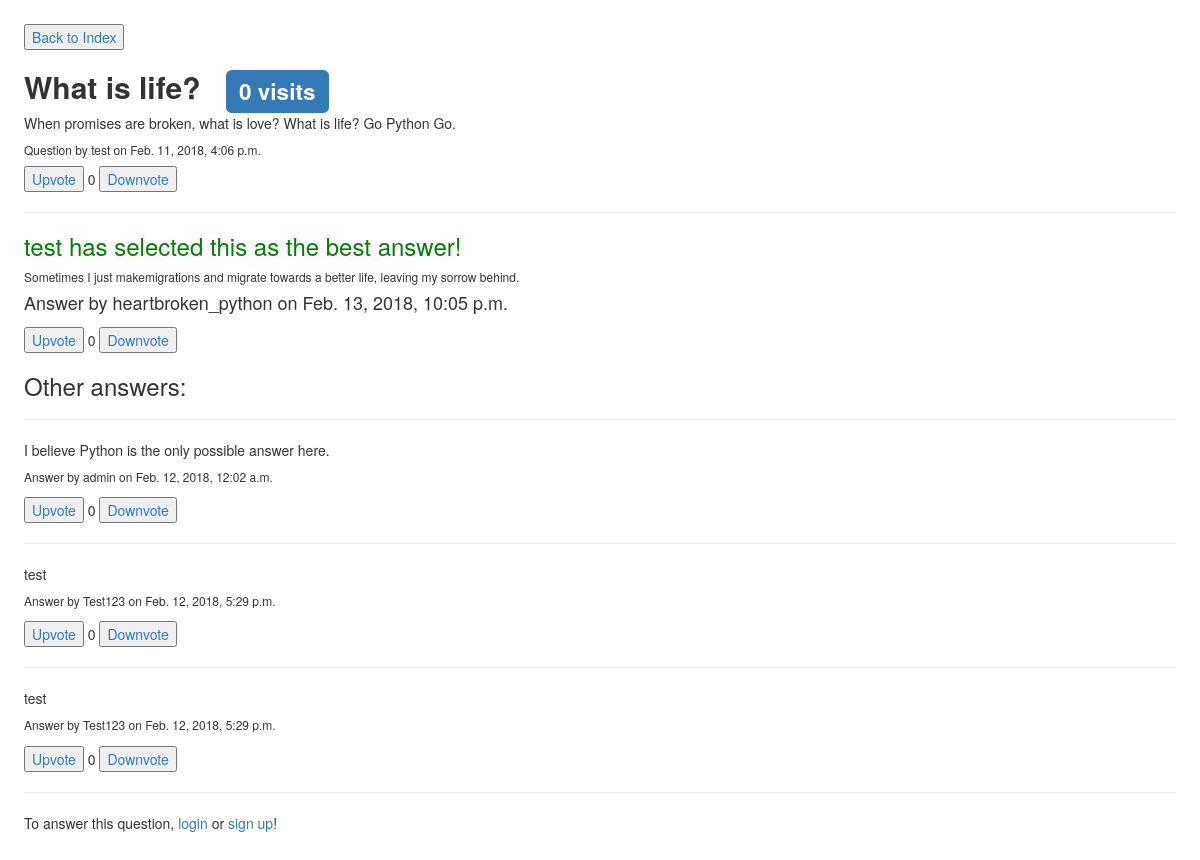
Before: /questions/1/ with the older database file.
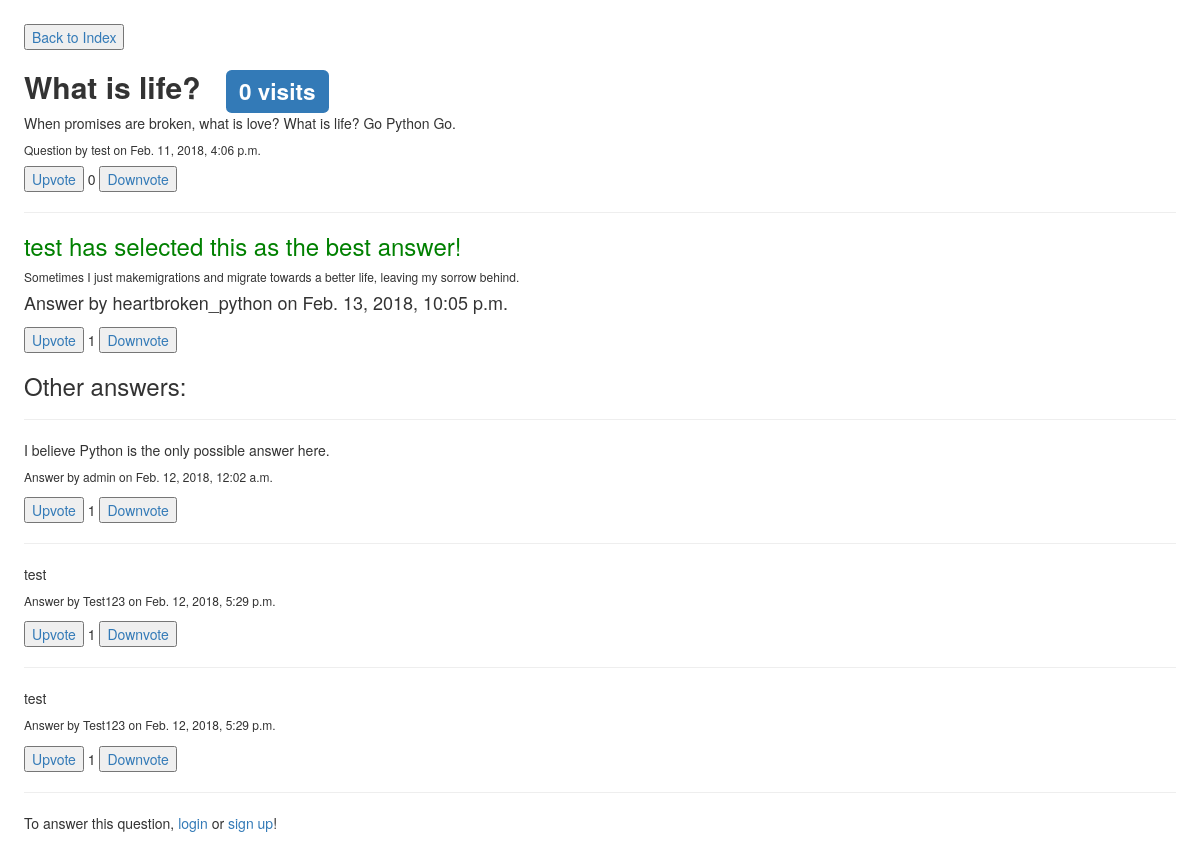
After: the same page with the newer database file.
### qa_web/models.py (models this page shows)
class Post(models.Model):
    content = models.TextField(null=True)
    owner = models.ForeignKey(settings.AUTH_USER_MODEL, null= True, on_delete=models.SET_NULL)
    creation_date = models.DateTimeField(auto_now_add=True)
    upvotes = models.IntegerField(default=0)
    downvotes = models.IntegerField(default=0)
    class Meta:
        abstract = True
    @property
    def score(self):
        return self.upvotes - self.downvotes

class Answers(Post):
    question = models.ForeignKey(Questions, null=True, on_delete=models.CASCADE)
    correct_answer = models.BooleanField(default = False)
    voters = models.ManyToManyField(settings.AUTH_USER_MODEL, related_name='a_voters', through='Vote')

class User(AbstractUser):
    age = models.IntegerField(null =True)
    birthday = models.DateField(null = True)
    motherland=models.TextField(max_length=100, null =True)
    school = models.TextField(max_length=100, null =True)
    major = models.CharField(max_length=50, null =True)
    city = models.TextField(max_length=100, null=True)
    """
      The below code has a purpose that a user profile will be created when
      a user is created

     """

### qa_web/views.py (the view)
# urls.py: path('questions/<int:id_>/', views.answers, name='answers'),
def answers(request, id_):
    q = get_object_or_404(Questions, pk=id_)
    answer_id = [int(key.replace('select_', '')) for key in request.POST.keys() if key.startswith('select_')]
    if request.method == 'POST' and 'answer_form' in request.POST: #Update's database when somebody answers a question
        form = AnswersForm(request.POST)
        if form.is_valid():
            Answers.objects.create(content=request.POST['content'], owner=request.user, question=q)
    elif request.method == 'POST' and 'deselect' in request.POST:  #Update's database when somebody deselects best answer.
        updateAnswer = Answers.objects.filter(question=q, correct_answer=True).last()
        updateAnswer.correct_answer = False
        updateAnswer.save()
    elif answer_id: #Update's database when somebody selects a best answer.
        updateAnswer = Answers.objects.get(id = answer_id[0])
        updateAnswer.correct_answer = True
        updateAnswer.save()
    elif any(key.startswith("comment_form_answer") for key in request.POST.keys()):
        answer_id = [int(key.replace('comment_form_answer_', '')) for key in request.POST.keys() if key.startswith('comment_form')]
        a = Answers.objects.get(id = answer_id[0])
        c = Comments(content=request.POST['content'], owner=request.user, answer=a)
        c.save()
    q_answers = Answers.objects.filter(question=q, correct_answer=False)
    q_best_answer = Answers.objects.filter(question=q, correct_answer=True)
    q_comments = Comments.objects.filter(question=q)
    a_comments = Comments.objects.filter(answer__question=q)
    if request.user.is_authenticated:
        q.visits += 1
        q.save()
    if len(q_best_answer) > 0:
        q_best_answer = q_best_answer.last()
    return render(request, 'qa_web/answerspage.html', {'currentQuestion': q, 'answers': q_answers, 'bestAnswer': q_best_answer, 'q_comments': q_comments, 'a_comments': a_comments})

### qa_web/templates/qa_web/answerspage.html (shortened to what this page needs)
{% load static %}
<html>
  <head>
    <link rel="stylesheet" href="{% static 'css/pagedown.css' %}" />
    <link rel="stylesheet" href="{% static 'css/base.css' %}" />
    <link rel="stylesheet" href="https://maxcdn.bootstrapcdn.com/bootstrap/3.3.7/css/bootstrap.min.css">
  </head>
  <body>
  <a href="../../"><button>Back to Index</button></a>
  <div id="question">
      <h2><b>{{ currentQuestion.title }}</b> &nbsp <span class="label label-primary">{{ currentQuestion.visits }} visits</span></h2>
      <p>{{ currentQuestion.content }}</p>
      <h6>Question by {{ currentQuestion.owner }} on {{ currentQuestion.creation_date }}</h6>
      <a id='upvote_{{ currentQuestion.id }}_question'><button>Upvote</button></a>
      <span id='score_{{ currentQuestion.id }}_question'>{{ currentQuestion.score }}</span>
      <a id='downvote_{{ currentQuestion.id }}_question'><button>Downvote</button></a>
      <hr>
  </div>
  <div id="answers">
  {% if bestAnswer %}
      <form id="deselect_form" method="post">
          {% if user == currentQuestion.owner %}
              <h3 class="good_answer">You have selected this as the best answer!</h3>
          {% else %}
              <h3 class="good_answer">{{currentQuestion.owner}} has selected this as the best answer!</h3>
          {% endif %}
          <h6>{{ bestAnswer.content }}</h6>
          <h4>Answer by {{ bestAnswer.owner }} on {{ bestAnswer.creation_date }}</h4>
      </form>
      <a id='upvote_{{ bestAnswer.id }}_answer'><button>Upvote</button></a>
      <span id='score_{{ bestAnswer.id }}_answer'>{{ bestAnswer.score }}</span>
      <a id='downvote_{{ bestAnswer.id }}_answer'><button>Downvote</button></a>
      <h3>Other answers:</h3>
      <hr>
  {% endif %}
  {% for answer in answers %}
      <form id="select{{ answer.id }}_form" method="post">
          <p>{{ answer.content }}</p>
          <h6>Answer by {{ answer.owner }} on {{ answer.creation_date }}</h6>
      </form>
      <a id='upvote_{{ answer.id }}_answer'><button>Upvote</button></a>
      <span id='score_{{ answer.id }}_answer'>{{ answer.score }}</span>
      <a id='downvote_{{ answer.id }}_answer'><button>Downvote</button></a>
      <hr>
  {% empty %}
    <h3>Be the first to answer this question!</h3>
  {% endfor %}
  </div>
  {% if user.is_authenticated %}
    <h3>Got answers? Why not share them!</h3>
    <form id="answer_form" method="post">
        {% csrf_token %}
        <div id="wmd-button-bar"></div>
        <textarea id="wmd-input" name="content" class="wmd-input"></textarea>
        <div id="wmd-preview" class="wmd-panel wmd-preview"></div>
        <input type="submit" name="answer_form" value="Submit your answer"/>
    </form>
  {% else %}
   <p>To answer this question, <a href="/login">login</a> or <a href="/signup">sign up</a>!</p>
  {% endif %}
  </body>
</html>

Changed rows visible on the page:
changed Answers "Feb. 13, 2018, 10:05 p.m.": score "0" → "1"
changed Answers "I believe Python is the only possible answer here.": score "0" → "1"
changed Answers (number 3 of 4 on the later page): score "0" → "1"
changed Answers (number 4 of 4 on the later page): score "0" → "1"
